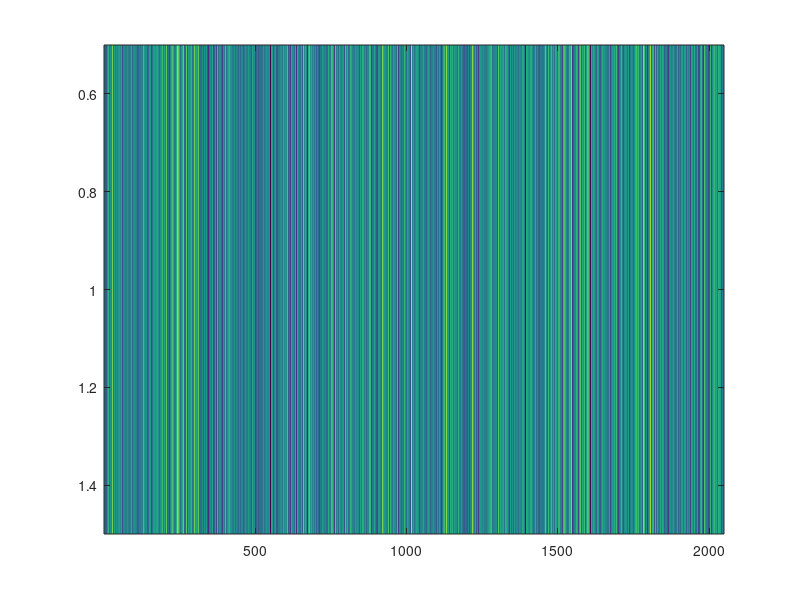
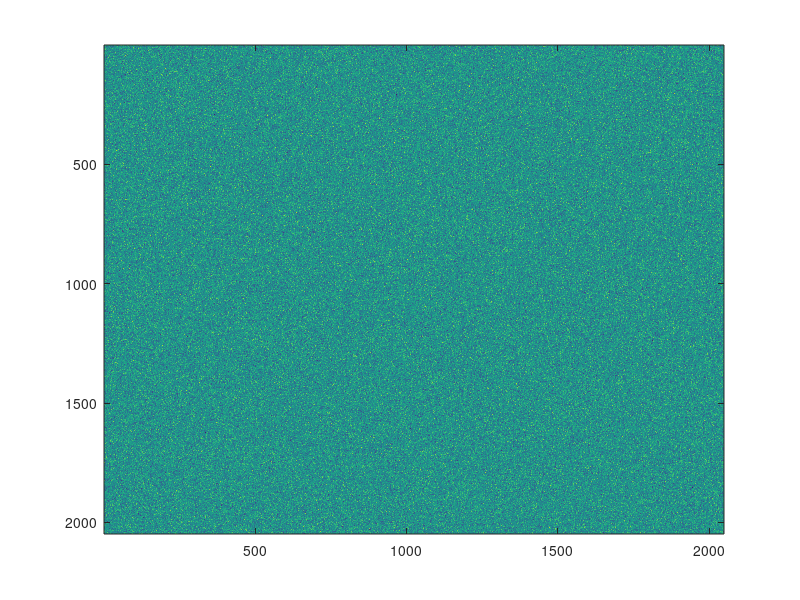
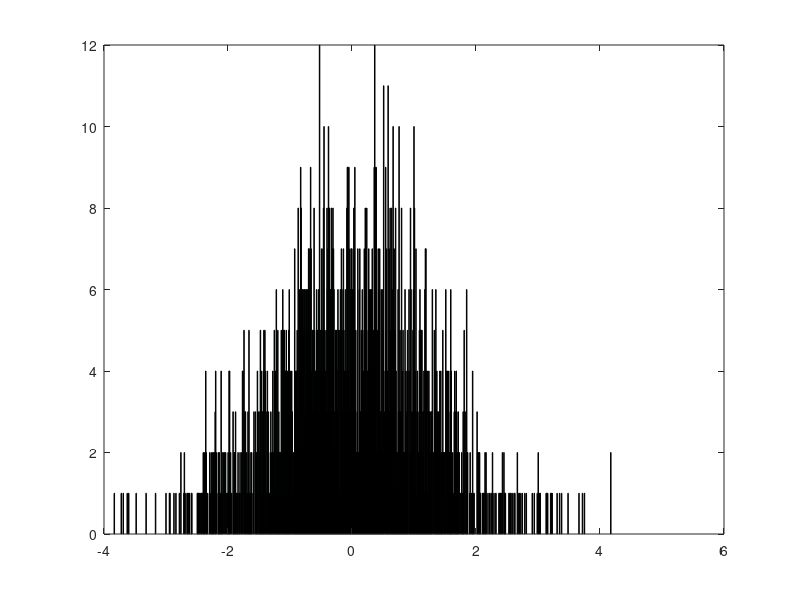

MATLAB code to generate these figures, in order:
%> @file demo_FPN_ARmodel.m
%> @brief The aim of the routine is to implement Autoregressive model of a stochastic signal
%> @author Mikhail V. Konnik
%> @date   5 January 2011
%>
%> @section ARmodel Autoregressive model of a stochastic signal in a nutshell
%> Assume we have a noise-alike discrete sequence \f$y[n]\f$ that we want to study. We can describe the signal in terms of autocorrelation or power spectrum density, but we can also describe it in the other way. We can actually describe the noised signal \f$y[n]\f$ as a result of passing a white noise \f$x[n]\f$ through a filter \f$h[n]\f$. The filter \f$h[n]\f$ can be described in Z-domain as following: @n
%> \f$ H(z) = \frac{B(z)}{A(z)} = \frac{\sum\limits_{k=0}^{q} b_k z^{-k} }{1+ \sum\limits_{k=0}^{p} a_k z^{-k} }\f$
%>
%> that is a stable shift-invariant linear system with \f$p\f$ poles and \f$q\f$ zeros. The autoregressive (AR) model is a case of the ARMA and is the following:@n
%> \f$H(z) = \frac{b_0}{1+ \sum\limits_{k=0}^{p} a_k z^{-k} }\f$
%>
%> Any WSS process \f$y[n]\f$ can be represented as the output of filter \f$h[n]\f$ that is driven by noise x[n]. Using that filter coefficients (arbitrary chosen - we just need to generate the signal), we design the signal which we are going to study. Then we describe the signal \f$y[n]\f$ in terms of filter function defined by AR coefficients.
%>
%> where \f$a_1, \dots, a_p\f$ are the parameters of the model. We can think\cite{ramadanadaptivefiltering} of the signal \f$y[n]\f$ being studied as a result of passing the white noise \f$x[n]\f$ with known variance \f$\sigma_x^2\f$ through the filter \f$H[z]\f$.
%>
%> The autocorrelation function \f$y[n]\f$ and the parameters of the filter \f$H[z]\f$ are related via Yule-Walker equation: @n
%>  \f$R_{yy}[k] +  \sum_{m=1}^p a_m R_{yy}[k-m] = \sigma_x^2 b_0^2 \delta_{m,0},\f$
%>
%> where \f$m = 0, ... , p,\f$ yielding \f$p+1\f$ equations. Those equations are usually written in matrix form:
%> \f$ \left[ \begin{matrix} R_{yy}(0) & R_{yy}(-1) & \dots R_{yy}(-p) \\ R_{yy}(1) & R_{yy}(0)  & \dots R_{yy}(-p+1) \\ \vdots    & \vdots     & \vdots           \\   R_{yy}(p) & R_{yy}(p-1)& \dots R_{yy}(0) \\   \end{matrix} \right] \left[  \begin{matrix}  1 \\ a_1 \\ \vdots \\ a_p  \end{matrix}\right] = \sigma_x^2 b_0^2  \left[  \begin{matrix}   1 \\ 0 \\ \vdots \\ 0  \end{matrix}\right] \f$ @n
%>  and we need to solve this matrix equation for coefficients \f$a_1 \dots a_p\f$. The above equations provide the way for estimation of the parameters of an AR(p) model. In order to solve the matrix equation, we must replace the theoretical covariances with estimated values such as \f$R_{yy}(0)\f$.
%>
%>  subsection toeplitzmat A note of Toeplitz matrices
%>  When we study a signal and calculate its autocorrelation sequence, we got a vector. In order to use these data in solving the matrix equation, we need to convert the autocorrelation vector into matrix. That can be performed by Toeplitz matrices. A Toeplitz matrix is a matrix in which each descending diagonal from left to right is constant: @n
%>  \f$    \begin{bmatrix} a & b & c & d & e \\ f & a & b & c & d \\ g & f & a & b & c \\ h & g & f & a & b \\ i & h & g & f & a \end{bmatrix}.\f$
%>  A Toeplitz matrix is defined by one row and one column. A symmetric Toeplitz matrix is defined by just one row. In order to generate the Toeplitz matrix, one can use \textbf{toeplitz} function in MATLAB that  generates Toeplitz matrices given just the row or row and column description.

clear all
close all

%%%%%%%%%%%%%%%%%%%%%%%%%%% Initial parameters %%%%%%%%%%%%
signal_length = 2048;
filter_fft_length = 512;
show_signal_length = 256;
xcorr_maxlags =  6; %% calculates autocorrelation only on 15 points. Result will be the 2*xcorr_maxlags+1 vector of autocorrelation.
acorr_matrix_size = 10;
x_signal_variance = 0.2;
x_std = 0.2;
%%%%%%%%%%%%%%%%%%%%%%%%%%% Initial parameters %%%%%%%%%%%%



%  x = sqrt(x_signal_variance)*(randn(1,signal_length)); % g is a uniformly distributed White Gaussian Noise.
%%% let's generate the signal Y from the white noise (it is a simulation of the real signal). Then we describe the signal Y in terms of filter function defined by ARMA coefficients.

%  x = (randn(1,signal_length)); % g is a uniformly distributed White Gaussian Noise.

%  y = filter(x_std, [1 0.5], x); % here y is observed (filtered) signal. Any WSS process y[n] can be represented as the output of filter h[n] that is driven by noise x[n]. Using that filter coefficients, we design the signal which we are going to study.
%  figure, imagesc(y) %%% this is for column FPN

x = (randn(1,signal_length)); % g is a uniformly distributed White Gaussian Noise.

y = filter(1, [1 0.5], x); % here y is observed (filtered) signal. Any WSS process y[n] can be represented as the output of
figure, imagesc(y*x_std^2) %%% this is for column FPN


x2 = (randn(signal_length,signal_length)); % g is a uniformly distributed White Gaussian Noise.
y2 = filter(1, [1 0.5], x2); % here y is observed (filtered) signal. Any WSS process y[n] can be represented as the output of
%  figure, imagesc(y2*x_std) %%% this is for pixel FPN
figure, imagesc(y2*x_std^2) %%% this is for pixel FPN


figure, hist(y,1000);
